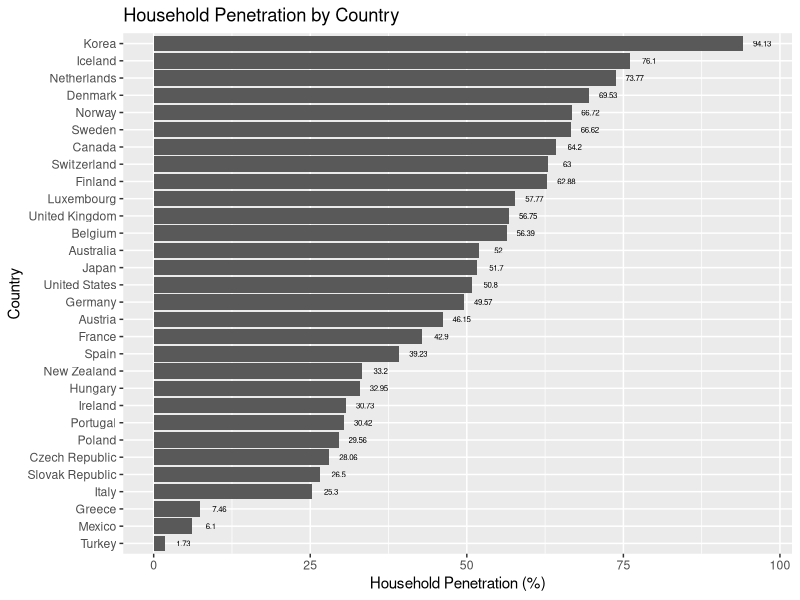
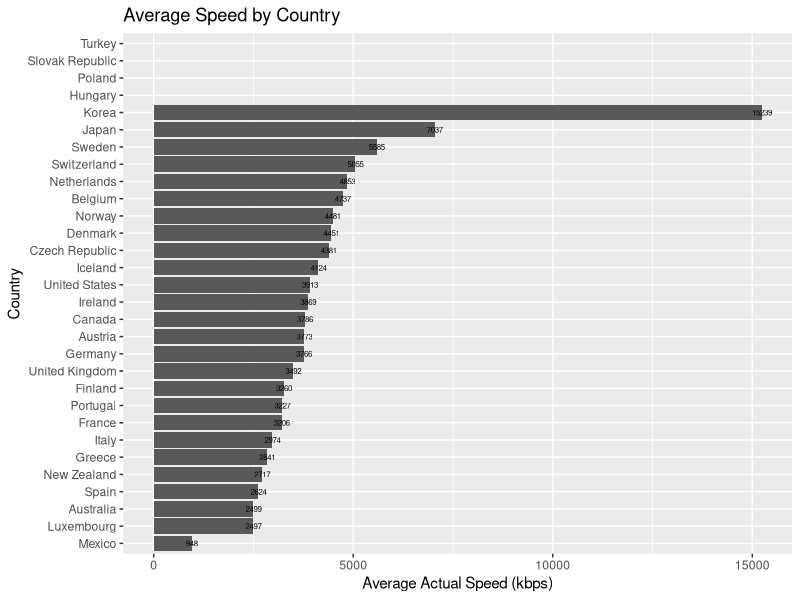
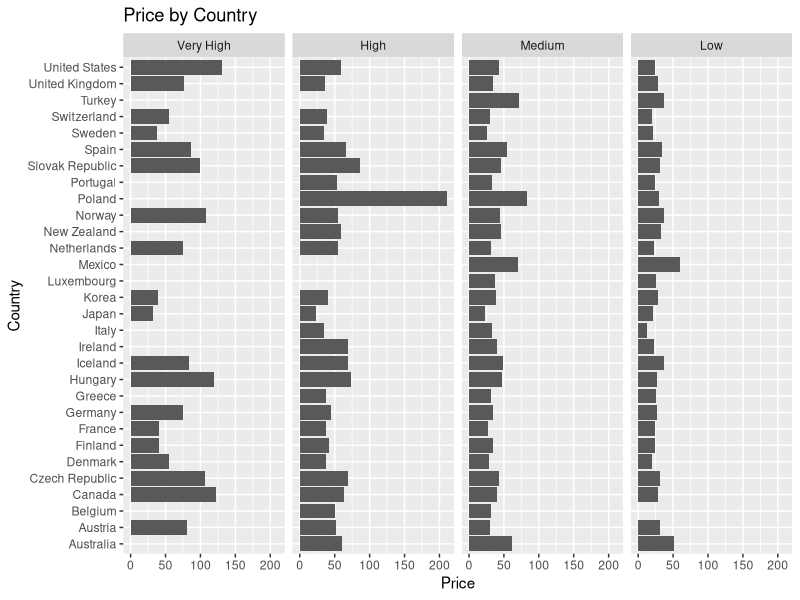
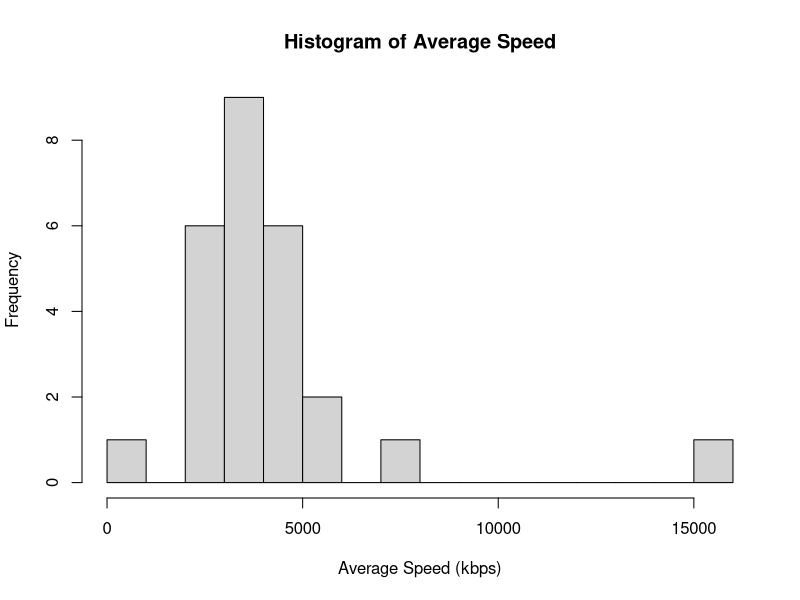
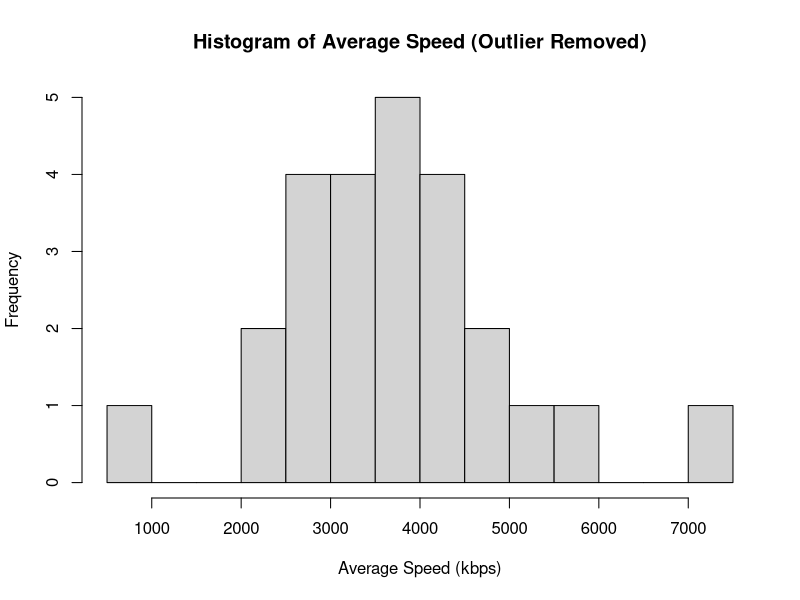
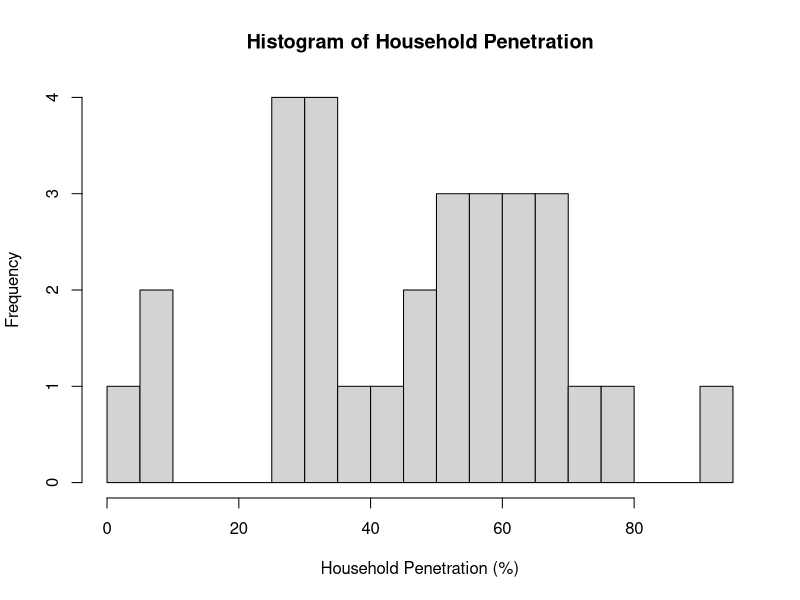
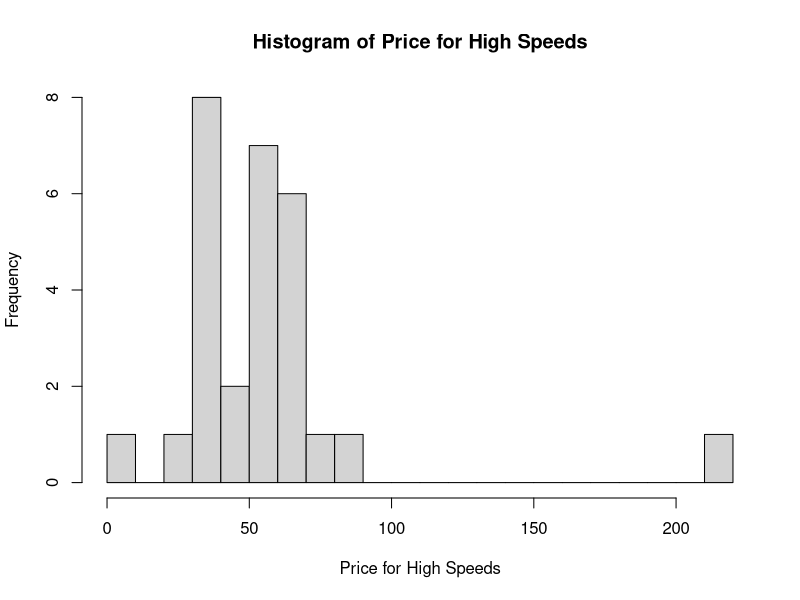
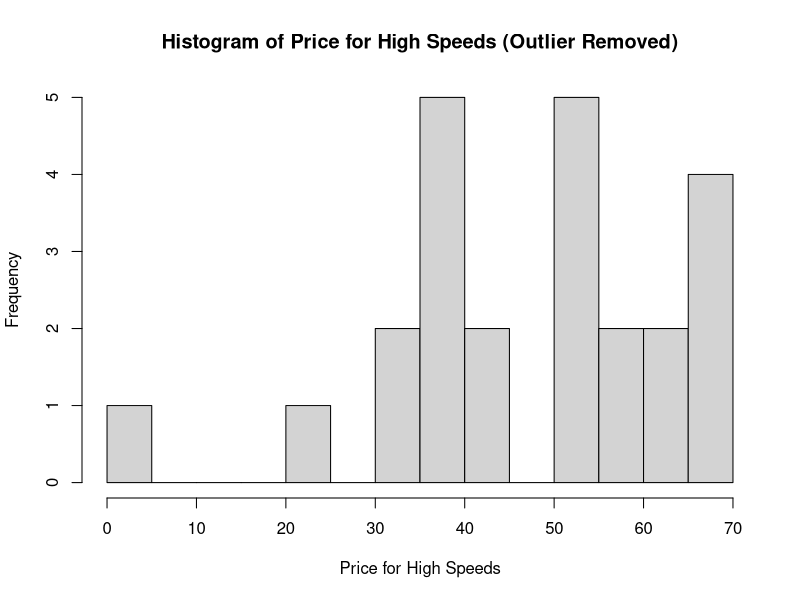

These figures' R source, in order:
## ---- chunk 1
knitr::opts_chunk$set(echo = TRUE, warning = FALSE)
## ---- chunk 2
library(dplyr)
library(car)
library(ggplot2)

t1 = as_tibble(read.csv('Penetration.csv', stringsAsFactors = F))
t2 = as_tibble(read.csv('Price.csv', stringsAsFactors = F))
t3 = as_tibble(read.csv('Speed.csv', stringsAsFactors = F))

t = t1 %>% full_join(t2) %>% full_join(t3)
str(t)
## ---- chunk 3
clean_percent = function(x) as.numeric(gsub('%', '', x))
clean_dollar = function(x) as.numeric(gsub('\\$', '', x))
clean_commas = function(x) as.numeric(gsub(',', '', x))

t = t %>%
    filter(Country != '') %>%
    select(-c(X, Country.code)) %>%
    mutate(Growth.in.3G.penetration = clean_percent(Growth.in.3G.penetration)) %>%
    mutate(Percent.of.population.in.urban.areas = clean_percent(Percent.of.population.in.urban.areas))

for (c in grep('Price', names(t))) t[c] = unlist(lapply(t[c], clean_dollar))
for (c in grep('Maximum|Average|Standard|Median|X90p', names(t))) t[c] = unlist(lapply(t[c], clean_commas))
t$Country = factor(t$Country)
t$Country.Code = factor(t$Country.Code)
str(t)
## ---- chunk 4
summary(t$Household.penetration..OECD)
ggplot(t, aes(x=reorder(Country, Household.penetration..OECD), y=Household.penetration..OECD)) +
    geom_bar(stat='identity') +
    geom_text(aes(label=Household.penetration..OECD), nudge_y = 3, size = 2) +
    labs(title = 'Household Penetration by Country', y = 'Household Penetration (%)', x = 'Country') +
    coord_flip()
## ---- chunk 5
ggplot(t, aes(x=reorder(Country, Average.actual.speed..Akamai..kbps.), y=Average.actual.speed..Akamai..kbps.)) +
    geom_bar(stat='identity') +
    geom_text(aes(label=Average.actual.speed..Akamai..kbps.), nudge_y = 3, size = 2) +
    labs(title = 'Average Speed by Country', y = 'Average Actual Speed (kbps)', x = 'Country') +
    coord_flip()
## ---- chunk 6
s1 = t %>% select(c(Country, Price.for.very.high.speeds..combined)) %>% mutate(speed = 'Very High') %>% 
    rename(price = Price.for.very.high.speeds..combined)
s2 = t %>% select(c(Country, Price.for.high.speeds..combined)) %>% mutate(speed = 'High') %>% rename(price = Price.for.high.speeds..combined)
s3 = t %>% select(c(Country, Price.for.med.speeds..combined)) %>% mutate(speed = 'Medium') %>% rename(price = Price.for.med.speeds..combined)
s4 = t %>% select(c(Country, Price.for.low.speeds..combined)) %>% mutate(speed = 'Low') %>% rename(price = Price.for.low.speeds..combined)
s = s1 %>% bind_rows(s2) %>% bind_rows(s3) %>% bind_rows(s4) %>% mutate(speed = factor(speed, c('Very High', 'High', 'Medium', 'Low')))

ggplot(s, aes(x = Country, y = price)) +
    geom_bar(stat='identity') +
    facet_grid(. ~ speed) +
    labs(title = 'Price by Country', y = 'Price', x = 'Country') +
    coord_flip()
## ---- chunk 7
summary(t$Average.actual.speed..Akamai..kbps., na.rm = T)
hist(t$Average.actual.speed..Akamai..kbps., breaks = 20,
     main = 'Histogram of Average Speed', xlab = 'Average Speed (kbps)')
## ---- chunk 8
t_sub1 <- subset(t, Average.actual.speed..Akamai..kbps. < 8000, na.rm = T)
summary(t_sub1$Average.actual.speed..Akamai..kbps.)
hist(t_sub1$Average.actual.speed..Akamai..kbps., breaks = 20,
     main = 'Histogram of Average Speed (Outlier Removed)', xlab = 'Average Speed (kbps)')
## ---- chunk 9
summary(t$Household.penetration..OECD)
hist(t$Household.penetration..OECD, breaks = 20,
     main = 'Histogram of Household Penetration', xlab = 'Household Penetration (%)')
## ---- chunk 10
summary(t$Price.for.high.speeds..combined, na.rm = T)
hist(t$Price.for.high.speeds..combined, breaks = 20,
     main = 'Histogram of Price for High Speeds', xlab = 'Price for High Speeds')
## ---- chunk 11
t_sub2 <- subset(t_sub1, Price.for.high.speeds..combined < 200, na.rm = T)
hist(t_sub2$Price.for.high.speeds..combined, breaks = 20,
     main = 'Histogram of Price for High Speeds (Outlier Removed)', xlab = 'Price for High Speeds')
## ---- chunk 12
summary(t$Price.for.med.speeds..combined)
hist(t$Price.for.med.speeds..combined, breaks = 20,
     main = 'Histogram of Price for Medium Speeds', xlab = 'Price for Medium Speeds')
## ---- chunk 13
scatterplotMatrix( ~t$Average.actual.speed..Akamai..kbps. +
                     t$Household.penetration..OECD +
                     t$Price.for.very.high.speeds..combined + 
                     t$Price.for.high.speeds..combined + 
                     t$Price.for.med.speeds..combined +
                     t$Price.for.low.speeds..combined,
                   diagonal = 'hist',
                   main = 'Average Speed vs Household Penetration vs Price')
## ---- chunk 14
scatterplotMatrix( ~ t_sub2$Average.actual.speed..Akamai..kbps. + 
                     t_sub2$Household.penetration..OECD,
                   diagonal = 'hist',
                   main = 'Average Speed vs Houshold Penetration')
## ---- chunk 15
scatterplotMatrix( ~ t_sub2$Average.actual.speed..Akamai..kbps. +
                       t_sub2$Price.for.very.high.speeds..combined +
                       t_sub2$Price.for.high.speeds..combined + 
                       t_sub2$Price.for.med.speeds..combined +
                       t_sub2$Price.for.low.speeds..combined, 
                   diagonal = 'hist',
                   main = 'Average Speed vs Prices for various speed tiers')
## ---- chunk 16
scatterplotMatrix( ~ t_sub2$Household.penetration..OECD +
                       t_sub2$Price.for.very.high.speeds..combined +
                       t_sub2$Price.for.high.speeds..combined + 
                       t_sub2$Price.for.med.speeds..combined +
                       t_sub2$Price.for.low.speeds..combined, 
                   diagonal = 'hist',
                   main = 'Household Penetration vs Prices for various speed tiers')
## ---- chunk 17
scatterplotMatrix( ~ t_sub2$Percent.of.population.in.urban.areas +
                       t_sub2$Household.penetration..OECD +
                       t_sub2$Average.actual.speed..Akamai..kbps. +
                       t_sub2$Price.for.very.high.speeds..combined +
                       t_sub2$Price.for.high.speeds..combined + 
                       t_sub2$Price.for.med.speeds..combined +
                       t_sub2$Price.for.low.speeds..combined, 
                   diagonal = 'hist',
                   main = 'Household Penetration vs Prices for various speed tiers')


plot(t_sub2$Household.penetration..OECD, factor = 2, t_sub2$Percent.of.population.in.urban.areas, factor = 2,
     xlab = "House Penetration", ylab = "Population % in Urban Areas",
     main = "House Penetration and Population in Urban Areas")

plot(t_sub2$Average.actual.speed..Akamai..kbps., factor = 2, t_sub2$Percent.of.population.in.urban.areas, factor = 2,
     xlab = "Average Speed", ylab = "Population % in Urban Areas",
     main = "Average Speed and Population in Urban Areas")

plot(t_sub2$Average.actual.speed..Akamai..kbps., factor = 2, t_sub2$Price.for.high.speeds..combined, factor = 2,
     xlab = "Average Speed", ylab = "Population % in Urban Areas",
     main = "Average Speed and Population in Urban Areas")
## ---- chunk 18
lm(t$Household.penetration..OECD ~ t$Percent.of.population.in.urban.areas)
## ---- chunk 19
lm(t$Average.actual.speed..Akamai..kbps. ~ t$Percent.of.population.in.urban.areas)
## ---- chunk 20
lm(t$Average.actual.speed..Akamai..kbps. ~ t$Price.for.very.high.speeds..combined)

lm(t$Average.actual.speed..Akamai..kbps. ~ t$Price.for.high.speeds..combined)

lm(t$Average.actual.speed..Akamai..kbps. ~ t$Price.for.med.speeds..combined)

lm(t$Average.actual.speed..Akamai..kbps. ~ t$Price.for.low.speeds..combined)
## ---- chunk 21
lm(t$Average.actual.speed..Akamai..kbps. ~ t$Percent.of.population.in.urban.areas + t$Price.for.very.high.speeds..combined)
## ---- chunk 22
lm(t$Average.actual.speed..Akamai..kbps. ~ t$Percent.of.population.in.urban.areas + t$Price.for.high.speeds..combined)
## ---- chunk 23
lm(t$Average.actual.speed..Akamai..kbps. ~ t$Percent.of.population.in.urban.areas + t$Price.for.med.speeds..combined)
## ---- chunk 24
lm(t$Average.actual.speed..Akamai..kbps. ~ t$Percent.of.population.in.urban.areas + t$Price.for.low.speeds..combined)
